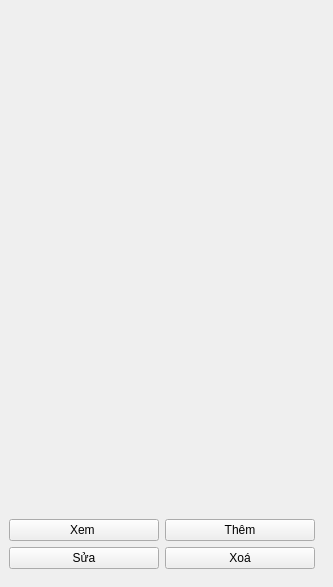
                         <widget class="QWidget" name="tab_3_QLLop">
                          <attribute name="title">
                           <string>Điểm số</string>
                          </attribute>
                          <widget class="QFrame" name="gridFrame_tab_3_QLLop_buttons">
                           <property name="geometry">
                            <rect>
                             <x>0</x>
                             <y>510</y>
                             <width>324</width>
                             <height>68</height>
                            </rect>
                           </property>
                           <property name="maximumSize">
                            <size>
                             <width>16777215</width>
                             <height>68</height>
                            </size>
                           </property>
                           <layout class="QGridLayout" name="gridLayout_34">
                            <item row="1" column="0">
                             <widget class="QPushButton" name="pushButton_tab_3_QLLop_edit">
                              <property name="text">
                               <string>Sửa</string>
                              </property>
                             </widget>
                            </item>
                            <item row="0" column="0">
                             <widget class="QPushButton" name="pushButton_tab_3_QLLop_view">
                              <property name="text">
                               <string>Xem </string>
                              </property>
                             </widget>
                            </item>
                            <item row="0" column="1">
                             <widget class="QPushButton" name="pushButton_tab_3_QLLop_add">
                              <property name="text">
                               <string>Thêm</string>
                              </property>
                             </widget>
                            </item>
                            <item row="1" column="1">
                             <widget class="QPushButton" name="pushButton_tab_3_QLLop_delete">
                              <property name="text">
                               <string>Xoá</string>
                              </property>
                             </widget>
                            </item>
                           </layout>
                          </widget>
                         </widget>
